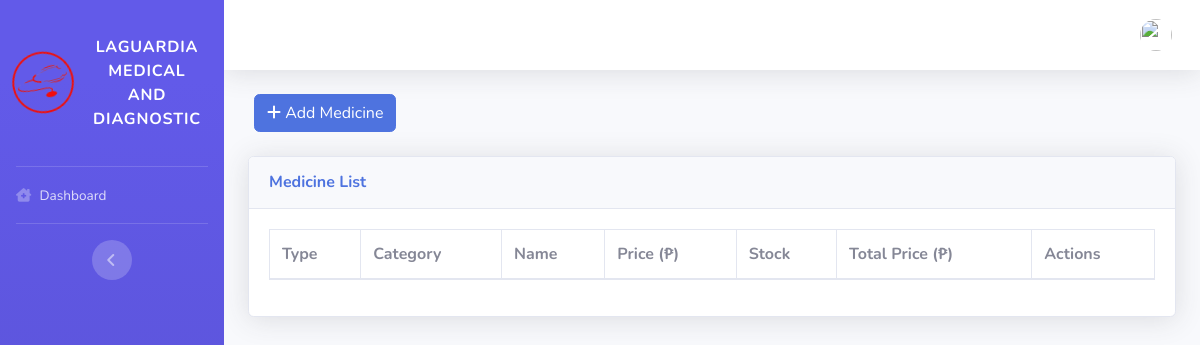
The app's page /pages/admin/list_medicine.php, older data.
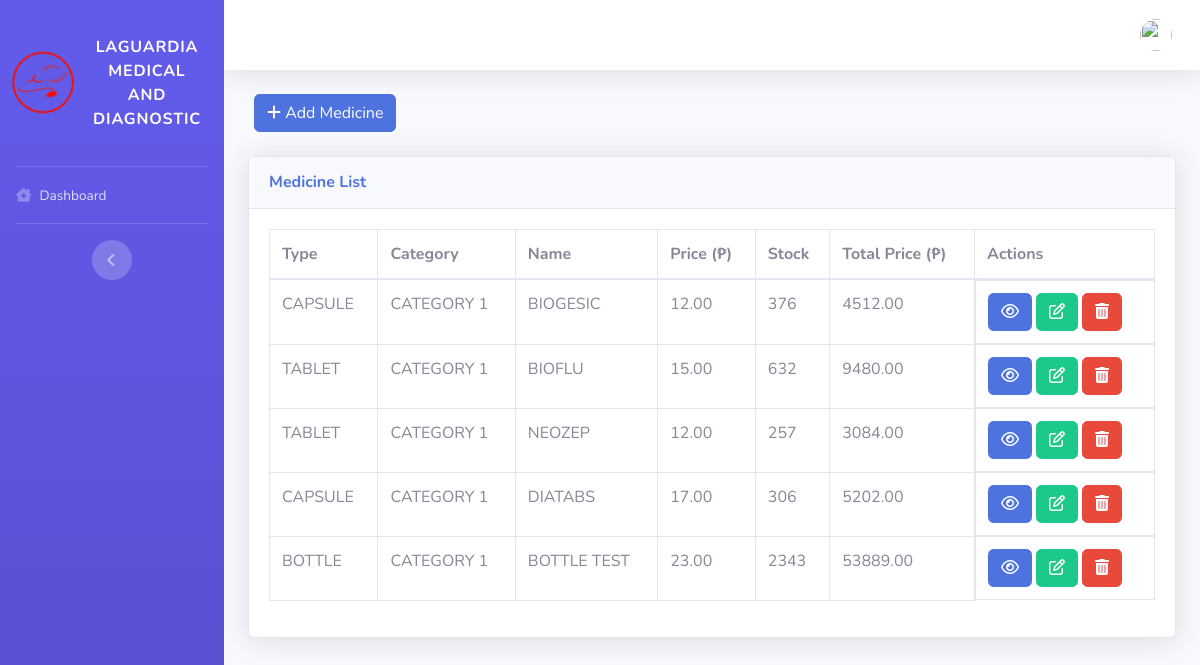
The same page, newer data.
### tables this page shows
CREATE TABLE `tbl_medicine` (
  `id` int(11) NOT NULL AUTO_INCREMENT,
  `type` enum('tablet','capsule','bottle') DEFAULT NULL,
  `name` varchar(255) DEFAULT NULL,
  `description` text DEFAULT NULL,
  `create_date` datetime DEFAULT current_timestamp(),
  `price` decimal(18,2) DEFAULT NULL,
  `dosage` varchar(255) DEFAULT NULL,
  `piece` varchar(255) DEFAULT NULL,
  `medicine_category_id` int(11) DEFAULT 1,
  PRIMARY KEY (`id`)
);

CREATE TABLE `tbl_medicine_category` (
  `id` int(11) NOT NULL AUTO_INCREMENT,
  `name` varchar(255) DEFAULT NULL,
  PRIMARY KEY (`id`)
);

### config/functions.php (called while the page is built, shortened)
<?php
function query($sql)
{
  return mysqli_query($_SESSION['conn'], $sql);
}
function get_all($sql)
{
  $data = [];
  foreach (query($sql) as $res) {
    $data[] = $res;
  }
  return $data;
}
function get_fields($sql){
  $fields = [];
 foreach (mysqli_fetch_fields(query($sql)) as $res) {
    $fields[] = $res->name;
 }
  return $fields;
}
function field_replacer($value, $sql, $array){
  $replace = [];
  foreach (get_fields($sql) as $res) {
    $replace[':'.$res] = $array[$res];
  }
  return strtr($value, $replace);
}

### pages/layout/list.php (the view, shortened to what this page needs)
<div class="card shadow mb-4">
  <div class="card-header py-3">
    <h6 class="m-0 font-weight-bold text-primary"><?= $list_title ?> List</h6>
  </div>
  <div class="card-body">
    <div class="table-responsive">
      <table class="table table-bordered" id="dataTable" width="100%" cellspacing="0">
        <thead>
          <tr>
            <?php foreach ($list_header as $res) { ?>
            <th><?= $res ?></th>
            <?php } ?>
            <?php if ($list_enable_actions) { ?><th>Actions</th><?php } ?>
          </tr>
        </thead>
        <tbody>
          <?php foreach (get_all($list_sql) as $row) { ?>
          <tr>
            <?php foreach ($list_column as $subres) { ?>
            <td style="text-transform:uppercase"><?= $row[$subres] ?></td>
            <?php } ?>
            <?php if ($list_enable_actions) { ?>
            <td class="d-flex">
              <?php if ($list_actions['view']) { ?><a
                href="<?= field_replacer($list_actions['view'], $list_sql, $row) ?>&id=<?= $row['id']; ?>"
                class="btn btn-primary" style="margin-right:.25rem"><i class="fa fa-eye"></i></a><?php } ?>
              <?php if ($list_actions['edit']) { ?><a
                href="<?= field_replacer($list_actions['edit'], $list_sql, $row) ?>&id=<?= $row['id']; ?>"
                class="btn btn-success" style="margin-right:.25rem"><i class="fa fa-edit"></i></a><?php } ?>
              <?php if ($list_actions['delete']) { ?>
              <form method="post">
                <button type="submit" name="delete" value="<?= $row['id']; ?>" class="btn btn-danger"><i
                    class="fa fa-trash"></i></a>
              </form>
              <?php } ?>
            </td>
            <?php } ?>
          </tr>
          <?php } ?>
        </tbody>
      </table>
    </div>
  </div>
</div>

Row changes from the older to the newer data that the page shows:
now on this page (row unchanged): tbl_medicine: type "CAPSULE", medicine_category.name "CATEGORY 1", name "BIOGESIC", price "12.00", subres "376", subres "4512.00", $row['id'] 1 (drawn)
now on this page (row unchanged): tbl_medicine: type "TABLET", medicine_category.name "CATEGORY 1", name "BIOFLU", price "15.00", subres "632", subres "9480.00", $row['id'] 2 (drawn)
now on this page (row unchanged): tbl_medicine: type "TABLET", medicine_category.name "CATEGORY 1", name "NEOZEP", price "12.00", subres "257", subres "3084.00", $row['id'] 3 (drawn)
now on this page (row unchanged): tbl_medicine: type "CAPSULE", medicine_category.name "CATEGORY 1", name "DIATABS", price "17.00", subres "306", subres "5202.00", $row['id'] 4 (drawn)
added tbl_medicine: type "BOTTLE", medicine_category.name "CATEGORY 1", name "BOTTLE TEST", price "23.00", subres "2343", subres "53889.00", $row['id'] 5 (drawn)
